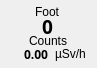
         <widget class="QFrame" name="cps_frame_m13_2">
          <property name="geometry">
           <rect>
            <x>56</x>
            <y>559</y>
            <width>97</width>
            <height>68</height>
           </rect>
          </property>
          <property name="toolTip">
           <string>&lt;html&gt;&lt;head/&gt;&lt;body&gt;&lt;p&gt;Module 13&lt;/p&gt;&lt;/body&gt;&lt;/html&gt;</string>
          </property>
          <property name="frameShape">
           <enum>QFrame::NoFrame</enum>
          </property>
          <property name="frameShadow">
           <enum>QFrame::Plain</enum>
          </property>
          <widget class="QLabel" name="cps_bg_m13_2">
           <property name="geometry">
            <rect>
             <x>2</x>
             <y>2</y>
             <width>91</width>
             <height>62</height>
            </rect>
           </property>
           <property name="frameShadow">
            <enum>QFrame::Sunken</enum>
           </property>
           <property name="text">
            <string/>
           </property>
           <property name="pixmap">
            <pixmap resource="RadMaster 3000+ v0.1/resources.qrc">:/bg/resources/bg/cps_frame.png</pixmap>
           </property>
           <property name="scaledContents">
            <bool>true</bool>
           </property>
          </widget>
          <widget class="QWidget" name="layoutWidget_29">
           <property name="geometry">
            <rect>
             <x>3</x>
             <y>5</y>
             <width>90</width>
             <height>60</height>
            </rect>
           </property>
           <layout class="QVBoxLayout" name="verticalLayout_39">
            <property name="spacing">
             <number>0</number>
            </property>
            <item alignment="Qt::AlignHCenter">
             <widget class="QLabel" name="res_bodypart_13">
              <property name="maximumSize">
               <size>
                <width>16777215</width>
                <height>13</height>
               </size>
              </property>
              <property name="text">
               <string>Foot</string>
              </property>
             </widget>
            </item>
            <item alignment="Qt::AlignHCenter">
             <widget class="QLabel" name="counts_13">
              <property name="maximumSize">
               <size>
                <width>16777215</width>
                <height>16</height>
               </size>
              </property>
              <property name="font">
               <font>
                <family>Arial Black</family>
                <pointsize>14</pointsize>
                <weight>75</weight>
                <bold>true</bold>
               </font>
              </property>
              <property name="text">
               <string>0</string>
              </property>
             </widget>
            </item>
            <item alignment="Qt::AlignHCenter">
             <widget class="QLabel" name="counts_label_13">
              <property name="maximumSize">
               <size>
                <width>16777215</width>
                <height>13</height>
               </size>
              </property>
              <property name="text">
               <string>Counts</string>
              </property>
             </widget>
            </item>
            <item>
             <layout class="QGridLayout" name="gridLayout_32">
              <item row="0" column="0" alignment="Qt::AlignRight">
               <widget class="QLabel" name="res_uSv_13">
                <property name="maximumSize">
                 <size>
                  <width>16777215</width>
                  <height>14</height>
                 </size>
                </property>
                <property name="font">
                 <font>
                  <family>Arial Black</family>
                  <pointsize>9</pointsize>
                  <weight>75</weight>
                  <bold>true</bold>
                 </font>
                </property>
                <property name="text">
                 <string>0.00</string>
                </property>
               </widget>
              </item>
              <item row="0" column="1" alignment="Qt::AlignHCenter">
               <widget class="QLabel" name="res_uSv_label_13">
                <property name="maximumSize">
                 <size>
                  <width>16777215</width>
                  <height>14</height>
                 </size>
                </property>
                <property name="text">
                 <string>µSv/h</string>
                </property>
               </widget>
              </item>
             </layout>
            </item>
           </layout>
          </widget>
         </widget>
